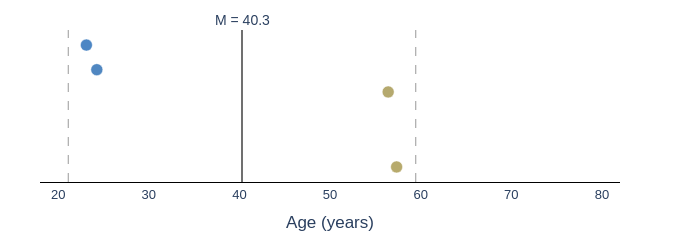

Here is the notebook cell this chart was saved with:
### Markdown cell above
## 5. Sample Demographics

Demographic variables pulled from the tACS Bandit REDCap project. Only participants with completed behavioral data (i.e., present in `SUBJECT_INFO`) are included.

### Code cell
# Sample Demographics

import plotly.graph_objects as go
import matplotlib.colors as mcolors

# ---- Load & filter REDCap to study participants ----
redcap_tacs = pd.read_csv(REDCAP_TACS_PATH)
redcap_tacs = redcap_tacs.rename(columns={'Record ID': 'subject_id', 'Age in years:': 'age'})
redcap_tacs['subject_id'] = redcap_tacs['subject_id'].astype(str)
demo = redcap_tacs[redcap_tacs['subject_id'].isin(SUBJECT_INFO.keys())].copy()

# ---- Summary table ----
n = len(demo)
age_mean, age_sd = demo['age'].mean(), demo['age'].std()
age_min_val, age_max_val = demo['age'].min(), demo['age'].max()

print(f'N = {n}')
print(f'Age: M = {age_mean:.1f}, SD = {age_sd:.1f}, range = {age_min_val:.1f}–{age_max_val:.1f}')
print(f'\nGender:')
for val, count in demo['Gender'].value_counts().items():
    print(f'  {val}: {count} ({100*count/n:.0f}%)')
print(f'\nRace:')
for val, count in demo['Race'].value_counts().items():
    print(f'  {val}: {count} ({100*count/n:.0f}%)')
print(f'\nEthnicity:')
for val, count in demo['Ethnicity'].value_counts().items():
    print(f'  {val}: {count} ({100*count/n:.0f}%)')

# ---- Age distribution (strip plot, blue→gold gradient) ----
age_cmap = mcolors.LinearSegmentedColormap.from_list('blue_gold', ['#1565C0', '#FFB300'])
age_floor, age_ceil = 20, 80

def age_to_rgb(age):
    norm = np.clip((age - age_floor) / (age_ceil - age_floor), 0, 1)
    rgba = age_cmap(norm)
    return f'rgb({int(rgba[0]*255)},{int(rgba[1]*255)},{int(rgba[2]*255)})'

rng = np.random.default_rng(42)
jitter = rng.uniform(-0.15, 0.15, size=n)

fig = go.Figure()
fig.add_trace(go.Scatter(
    x=demo['age'], y=jitter,
    mode='markers',
    marker=dict(size=12, opacity=0.8,
                color=[age_to_rgb(a) for a in demo['age']],
                line=dict(width=0.5, color='white')),
    text=[f'sub-{s}<br>Age: {a:.1f}<br>{g}'
          for s, a, g in zip(demo['subject_id'], demo['age'], demo['Gender'])],
    hoverinfo='text',
))

# Mean + SD reference lines
fig.add_vline(x=age_mean, line=dict(color='#404040', width=1.5, dash='solid'),
              annotation_text=f'M = {age_mean:.1f}', annotation_position='top')
fig.add_vline(x=age_mean - age_sd, line=dict(color='#999999', width=1, dash='dash'))
fig.add_vline(x=age_mean + age_sd, line=dict(color='#999999', width=1, dash='dash'))

fig.update_layout(
    height=200, width=700,
    template='plotly_white',
    margin=dict(l=40, r=80, t=30, b=40),
    font=dict(family='Arial', size=14),
    yaxis=dict(visible=False),
    xaxis=dict(title='Age (years)', range=[18, 82]),
)
fig.update_xaxes(showgrid=False, zeroline=False,
                 showline=True, linewidth=1, linecolor='black',
                 tickfont=dict(size=13))

fig.show(config=dict(toImageButtonOptions=dict(filename='sample_age_distribution')))

### Figure 1 — Plotly figure (JSON) as saved in the notebook; plotly's stock layout.template omitted (floating-point values rounded to 4 significant figures)
{"data": [{"hoverinfo": "text", "marker": {"color": ["rgb(37,106,178)", "rgb(166,149,72)", "rgb(32,104,182)", "rgb(163,148,75)"], "line": {"color": "white", "width": 0.5}, "opacity": 0.8, "size": 12}, "mode": "markers", "text": ["sub-10656<br>Age: 24.3<br>Male", "sub-10886<br>Age: 57.4<br>Male", "sub-10998<br>Age: 23.1<br>Female", "sub-11773<br>Age: 56.4<br>Female"], "type": "scatter", "x": [24.27, 57.35, 23.12, 56.42], "y": [0.08219, -0.01834, 0.1076, 0.05921]}], "layout": {"annotations": [{"showarrow": false, "text": "M = 40.3", "x": 40.29, "xanchor": "center", "xref": "x", "y": 1, "yanchor": "bottom", "yref": "y domain"}], "font": {"family": "Arial", "size": 14}, "height": 200, "margin": {"b": 40, "l": 40, "r": 80, "t": 30}, "shapes": [{"line": {"color": "#404040", "dash": "solid", "width": 1.5}, "type": "line", "x0": 40.29, "x1": 40.29, "xref": "x", "y0": 0, "y1": 1, "yref": "y domain"}, {"line": {"color": "#999999", "dash": "dash", "width": 1}, "type": "line", "x0": 21.12, "x1": 21.12, "xref": "x", "y0": 0, "y1": 1, "yref": "y domain"}, {"line": {"color": "#999999", "dash": "dash", "width": 1}, "type": "line", "x0": 59.46, "x1": 59.46, "xref": "x", "y0": 0, "y1": 1, "yref": "y domain"}], "width": 700, "xaxis": {"linecolor": "black", "linewidth": 1, "range": [18, 82], "showgrid": false, "showline": true, "tickfont": {"size": 13}, "title": {"text": "Age (years)"}, "type": "linear", "zeroline": false}, "yaxis": {"autorange": true, "range": [-0.03756, 0.1268], "type": "linear", "visible": false}}}
